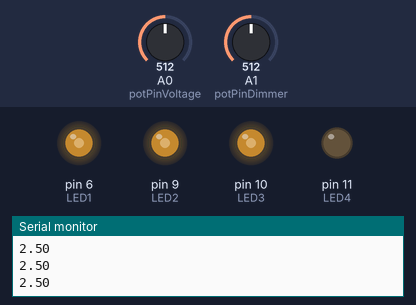
Simulated run of this sketch. Board: Arduino Uno, built with avr-gcc and run on an emulated ATmega328P. Shown: output pins drawn as LEDs (lit = HIGH), the last lines printed to the serial monitor. The inputs (shaded band) are chosen by the test bench; at power-on: A0 (potPinVoltage) = 512, A1 (potPinDimmer) = 512.

Above: at 1.2 s.
1.3 s: A0 (potPinVoltage) set to 668
2.8 s: A0 (potPinVoltage) set to 688
At 4.0 s:
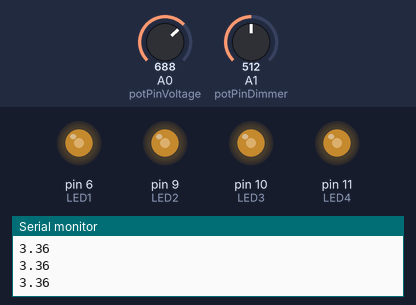
4.3 s: A1 (potPinDimmer) set to 716
At 5.1 s:
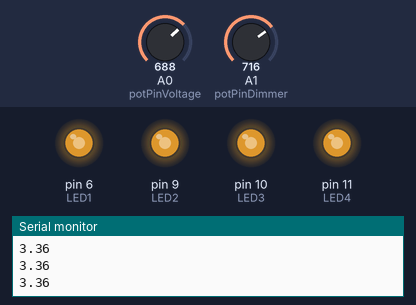
5.8 s: A1 (potPinDimmer) set to 900
At 6.3 s:
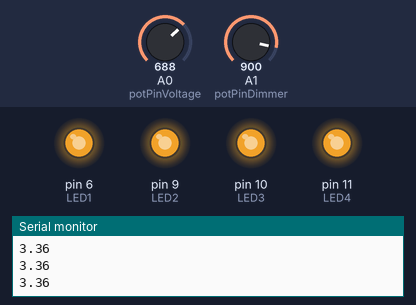
7.3 s: A0 (potPinVoltage) set to 306
At 8.5 s:
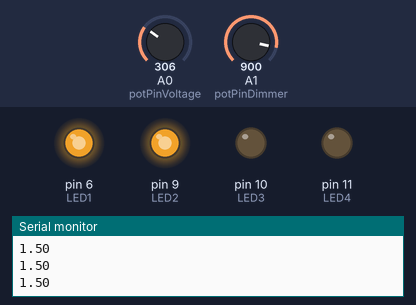
8.8 s: A1 (potPinDimmer) set to 511
At 9.6 s:
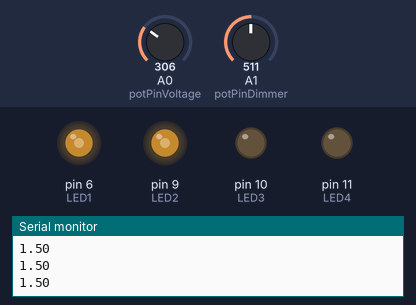
Timing chart, 0 to 11.3 s (numbered marks = the images above; inputs shaded):
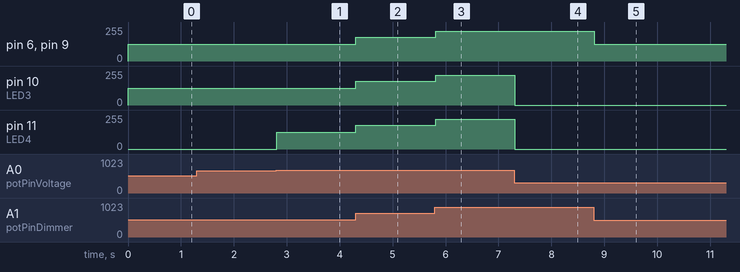

Measured:
- the behaviour switches between 675 and 676 on A0 (potPinVoltage) (found by bisection; images 0 and 1)
- after the input at 2.8 s, pin 11 (LED4): 0/255 → 127/255 at once
- after the input at 4.3 s, pin 6 (LED1), pin 9 (LED2), pin 10 (LED3), pin 11 (LED4): 127/255 → 178/255 at once
- after the input at 5.8 s, pin 6 (LED1), pin 9 (LED2), pin 10 (LED3), pin 11 (LED4): 178/255 → 224/255 at once
- after the input at 7.3 s, pin 10 (LED3), pin 11 (LED4): 224/255 → 0/255 at once
- after the input at 8.8 s, pin 6 (LED1), pin 9 (LED2): 224/255 → 127/255 at once

The sketch:

finalexam.ino
```cpp
// breadboard stuff

// delcare pins
const int LED1 = 6, LED2 = 9, LED3 = 10, LED4 = 11;
const int potPinVoltage = A0, potPinDimmer = A1;


void setup(){
  Serial.begin(9600);
  pinMode(LED1, OUTPUT);
  pinMode(LED2, OUTPUT);
  pinMode(LED3, OUTPUT);
  pinMode(LED4, OUTPUT);
}

void loop(){
  int voltageReading;
  float voltage;
  int dimmerReading;
  voltageReading = analogRead(potPinVoltage);
  voltage = voltageReading*5.0/1023;
  dimmerReading = analogRead(potPinDimmer);
  dimmerReading = map(dimmerReading, 0, 1023, 0, 255);

  Serial.println(voltage);

  if(voltage < 1.1) {
    turnOnLEDs(1, 0, 0, 0, dimmerReading);
  } else if (1.1 <= voltage && voltage < 2.2) {
    turnOnLEDs(1, 1, 0, 0, dimmerReading);
  } else if (2.2 <= voltage && voltage < 3.3) {
    turnOnLEDs(1, 1, 1, 0, dimmerReading);
  } else {
    turnOnLEDs(1, 1, 1, 1, dimmerReading);
  }
}

void turnOnLEDs(int led1, int led2, int led3, int led4, int dim) {
  if (led1) {
    analogWrite(LED1, dim);
  }
  if (led2) {
    analogWrite(LED2, dim);
  } else {
    analogWrite(LED2, 0);
  }
  if (led3) {
    analogWrite(LED3, dim);
  } else {
    analogWrite(LED3, 0);
  }
  if (led4) {
    analogWrite(LED4, dim);
  } else {
    analogWrite(LED4, 0);
  }
}
```
